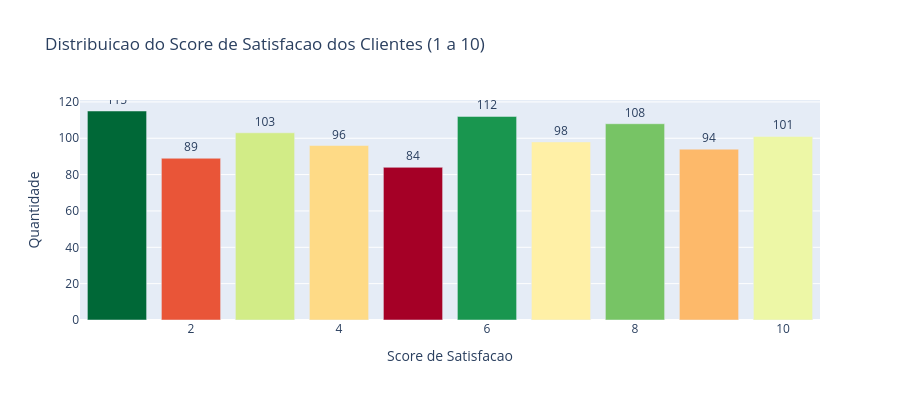

The notebook cell this image was saved under:
### Code cell
# Distribuicao da variavel 'score_satisfacao'
# Escala de 1 a 10 que indica o nivel de satisfacao do cliente com a empresa
# Clientes insatisfeitos (score baixo) podem ser mais suscetíveis a cancelar — e talvez mais receptivos a campanha

# Conta quantos clientes tem cada nota
contagem_score = df_clientes['score_satisfacao'].value_counts().sort_index().reset_index()
contagem_score.columns = ['score', 'quantidade']

fig = px.bar(
    contagem_score,
    x='score',
    y='quantidade',
    title='Distribuicao do Score de Satisfacao dos Clientes (1 a 10)',
    labels={'score': 'Score de Satisfacao', 'quantidade': 'Quantidade'},
    text='quantidade',
    color='quantidade',
    color_continuous_scale='RdYlGn'
)
fig.update_traces(textposition='outside')
fig.update_layout(height=400, coloraxis_showscale=False)
fig.show()

media_score = df_clientes['score_satisfacao'].mean()
print(f'Media do score de satisfacao: {media_score:.2f}')
print(f'Score mais frequente (moda): {df_clientes["score_satisfacao"].mode()[0]}')

### Figure 1 — Plotly figure (JSON) as saved in the notebook; plotly's stock layout.template omitted (floating-point values rounded to 4 significant figures)
{"data": [{"hovertemplate": "Score de Satisfacao=%{x}<br>Quantidade=%{marker.color}<extra></extra>", "legendgroup": "", "marker": {"color": [115, 89, 103, 96, 84, 112, 98, 108, 94, 101], "coloraxis": "coloraxis", "pattern": {"shape": ""}}, "name": "", "orientation": "v", "showlegend": false, "text": [115.0, 89.0, 103.0, 96.0, 84.0, 112.0, 98.0, 108.0, 94.0, 101.0], "textposition": "outside", "type": "bar", "x": [1, 2, 3, 4, 5, 6, 7, 8, 9, 10], "xaxis": "x", "y": [115, 89, 103, 96, 84, 112, 98, 108, 94, 101], "yaxis": "y"}], "layout": {"barmode": "relative", "coloraxis": {"autocolorscale": false, "colorbar": {"title": {"text": "Quantidade"}}, "colorscale": [[0, "rgb(165,0,38)"], [0.1, "rgb(215,48,39)"], [0.2, "rgb(244,109,67)"], [0.3, "rgb(253,174,97)"], [0.4, "rgb(254,224,139)"], [0.5, "rgb(255,255,191)"], [0.6, "rgb(217,239,139)"], [0.7, "rgb(166,217,106)"], [0.8, "rgb(102,189,99)"], [0.9, "rgb(26,152,80)"], [1, "rgb(0,104,55)"]], "showscale": false}, "height": 400, "legend": {"tracegroupgap": 0}, "title": {"text": "Distribuicao do Score de Satisfacao dos Clientes (1 a 10)"}, "xaxis": {"anchor": "y", "domain": [0, 1], "title": {"text": "Score de Satisfacao"}}, "yaxis": {"anchor": "x", "domain": [0, 1], "title": {"text": "Quantidade"}}}}
